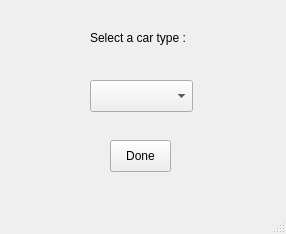
<?xml version="1.0" encoding="UTF-8"?>
<ui version="4.0">
 <class>carTypeWindow</class>
 <widget class="QMainWindow" name="carTypeWindow">
  <property name="geometry">
   <rect>
    <x>0</x>
    <y>0</y>
    <width>286</width>
    <height>234</height>
   </rect>
  </property>
  <property name="windowTitle">
   <string>MainWindow</string>
  </property>
  <widget class="QWidget" name="centralwidget">
   <widget class="QPushButton" name="pushButton">
    <property name="geometry">
     <rect>
      <x>110</x>
      <y>140</y>
      <width>61</width>
      <height>32</height>
     </rect>
    </property>
    <property name="text">
     <string>Done</string>
    </property>
   </widget>
   <widget class="QComboBox" name="comboBox">
    <property name="geometry">
     <rect>
      <x>90</x>
      <y>80</y>
      <width>103</width>
      <height>32</height>
     </rect>
    </property>
    <item>
     <property name="text">
      <string> </string>
     </property>
    </item>
    <item>
     <property name="text">
      <string>Sedan</string>
     </property>
    </item>
    <item>
     <property name="text">
      <string>Hatchback</string>
     </property>
    </item>
    <item>
     <property name="text">
      <string>SUV</string>
     </property>
    </item>
    <item>
     <property name="text">
      <string>Van</string>
     </property>
    </item>
    <item>
     <property name="text">
      <string>Station Wagon</string>
     </property>
    </item>
    <item>
     <property name="text">
      <string>Truck</string>
     </property>
    </item>
   </widget>
   <widget class="QLabel" name="label">
    <property name="geometry">
     <rect>
      <x>90</x>
      <y>30</y>
      <width>111</width>
      <height>16</height>
     </rect>
    </property>
    <property name="text">
     <string>Select a car type :</string>
    </property>
   </widget>
  </widget>
  <widget class="QMenuBar" name="menubar">
   <property name="geometry">
    <rect>
     <x>0</x>
     <y>0</y>
     <width>286</width>
     <height>24</height>
    </rect>
   </property>
  </widget>
  <widget class="QStatusBar" name="statusbar"/>
 </widget>
 <resources/>
 <connections/>
</ui>
